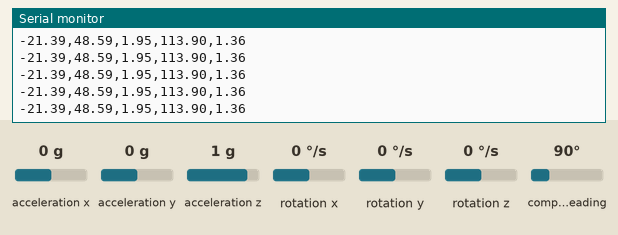
Simulated run of this sketch. Board: Arduino Uno, built with avr-gcc and run on an emulated ATmega328P. Shown: the last lines printed to the serial monitor. Inputs (shaded band) come from the test bench; at power-on: compass heading 90°, acceleration x 0 g, acceleration y 0 g, acceleration z 1 g, rotation x 0 °/s, rotation y 0 °/s, rotation z 0 °/s.

Above: at 1.2 s.
1.3 s: compass heading set to 7°
At 1.42 s:
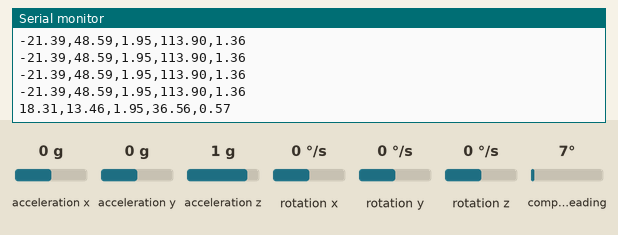
2.8 s: compass heading set to 180°
At 2.83 s:
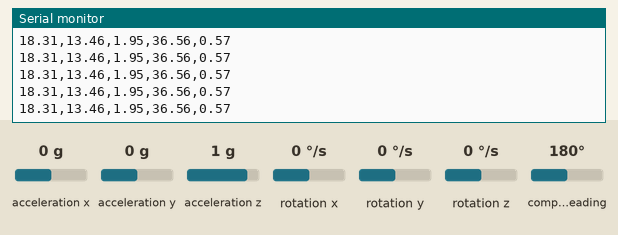
4.3 s: compass heading set to 352°
At 4.36 s:
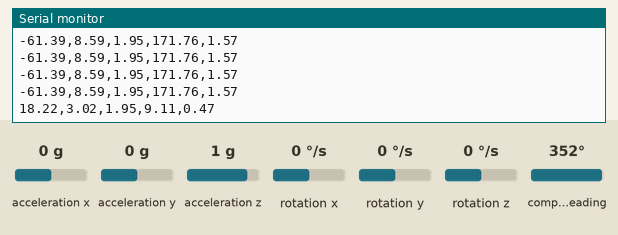
Timing chart, 0 to 7.3 s (numbered marks = the images above; inputs shaded):
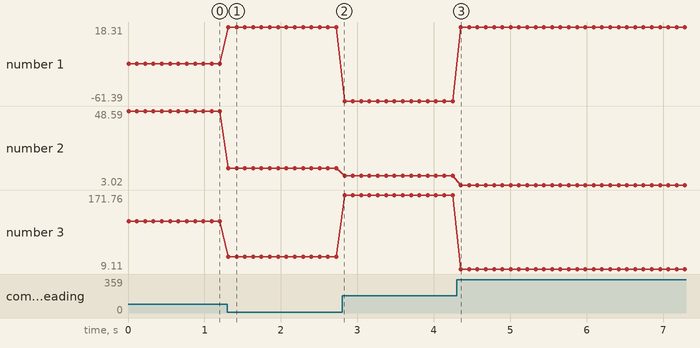

Measured:
- after the input at 1.3 s, the serial monitor: prints a new line at once (image 1)
- after the input at 4.3 s, the serial monitor: prints a new line after 0.05 s (image 3)
- plotted number 1: -21.39 → 18.31 after the input at 1.3 s, 18.31 → -61.39 after the input at 2.8 s, -61.39 → 18.22 after the input at 4.3 s
- plotted number 2: 48.59 → 13.46 after the input at 1.3 s, 13.46 → 8.59 after the input at 2.8 s, 8.59 → 3.02 after the input at 4.3 s
- plotted number 3: 113.9 → 36.56 after the input at 1.3 s, 36.56 → 171.76 after the input at 2.8 s, 171.76 → 9.11 after the input at 4.3 s

The sketch:

Arduino_Calibrated_Data.ino
```cpp
#include "Wire.h"
#include "MPU9250.h"

//Calculating the calibrated magnetometer data in real time with using the matrix and the bias
MPU9250 IMU(Wire,0x68);
int status;

float xv, yv, zv;

//calibrated_values[3] is the global array where the calibrated data will be placed
//calibrated_values[3]: [0]=Xc, [1]=Yc, [2]=Zc
float calibrated_values[3];
//transformation(float uncalibrated_values[3]) is the function of the magnetometer data correction
//uncalibrated_values[3] is the array of the non calibrated magnetometer data
//uncalibrated_values[3]: [0]=Xnc, [1]=Ync, [2]=Znc
void transformation(float uncalibrated_values[3])
{
  //calibration_matrix[3][3] is the transformation matrix
  double calibration_matrix[3][3] =
  {
    {0.02527556, -0.00014847, -0.00093046},
    {-0.00014847, 0.02555101, -0.00057069},
    {-0.00093046, -0.00057069, 0.02781363}
  };

  //bias[3] is the bias
  double bias[3] =
  {
    21.39111575,
     -8.59021922,
    -31.94676112
  };

  //calculation
  for (int i=0; i<3; ++i) uncalibrated_values[i] = uncalibrated_values[i] - bias[i];
  float result[3] = {0, 0, 0};
  for (int i=0; i<3; ++i)
    for (int j=0; j<3; ++j)
      result[i] += calibration_matrix[i][j] * uncalibrated_values[j];
  for (int i=0; i<3; ++i) calibrated_values[i] = result[i];
}

float northDeclination(float calibratedX, float calibratedY, float calibratedZ) {
  return atan2(calibratedY, calibratedX);
}

double calculateAbsoluteMfieldValue(float calibratedX, float calibratedY, float calibratedZ) {
  float x = pow(calibratedX, 2);
  float y = pow(calibratedY, 2);
  float z = pow(calibratedZ, 2);

  return sqrt(x + y + z);
}

void setup() {
  // serial to display data
  //Initialize serial and wait for port to open:
  Serial.begin(9600);
  // wait for serial port to connect
  while(!Serial) {}

  // start communication with IMU
  status = IMU.begin();
  if (status < 0) {
    Serial.println("IMU initialization unsuccessful");
    Serial.println("Check IMU wiring or try cycling power");
    Serial.print("Status: ");
    Serial.println(status);
    while(1) {}
  }
}

void loop()
{
  float values_from_magnetometer[3];
  float angle;
  double absoluteMfieldValue;
  double prov;

  IMU.readSensor();
  values_from_magnetometer[0] = IMU.getMagX_uT();
  values_from_magnetometer[1] = IMU.getMagY_uT();
  values_from_magnetometer[2] = IMU.getMagZ_uT();
  transformation(values_from_magnetometer);

  Serial.flush();
  Serial.print(values_from_magnetometer[0]);
  Serial.print(",");
  Serial.print(values_from_magnetometer[1]);
  Serial.print(",");
  Serial.print(values_from_magnetometer[2]);

  Serial.print(",");
  angle = northDeclination(calibrated_values[0], calibrated_values[1], calibrated_values[2]);
  Serial.print(angle*180/3.14);

  Serial.print(",");
  absoluteMfieldValue = calculateAbsoluteMfieldValue(calibrated_values[0], calibrated_values[1], calibrated_values[2]);
  Serial.print(absoluteMfieldValue);

  Serial.println();

  delay(100);
}
```
